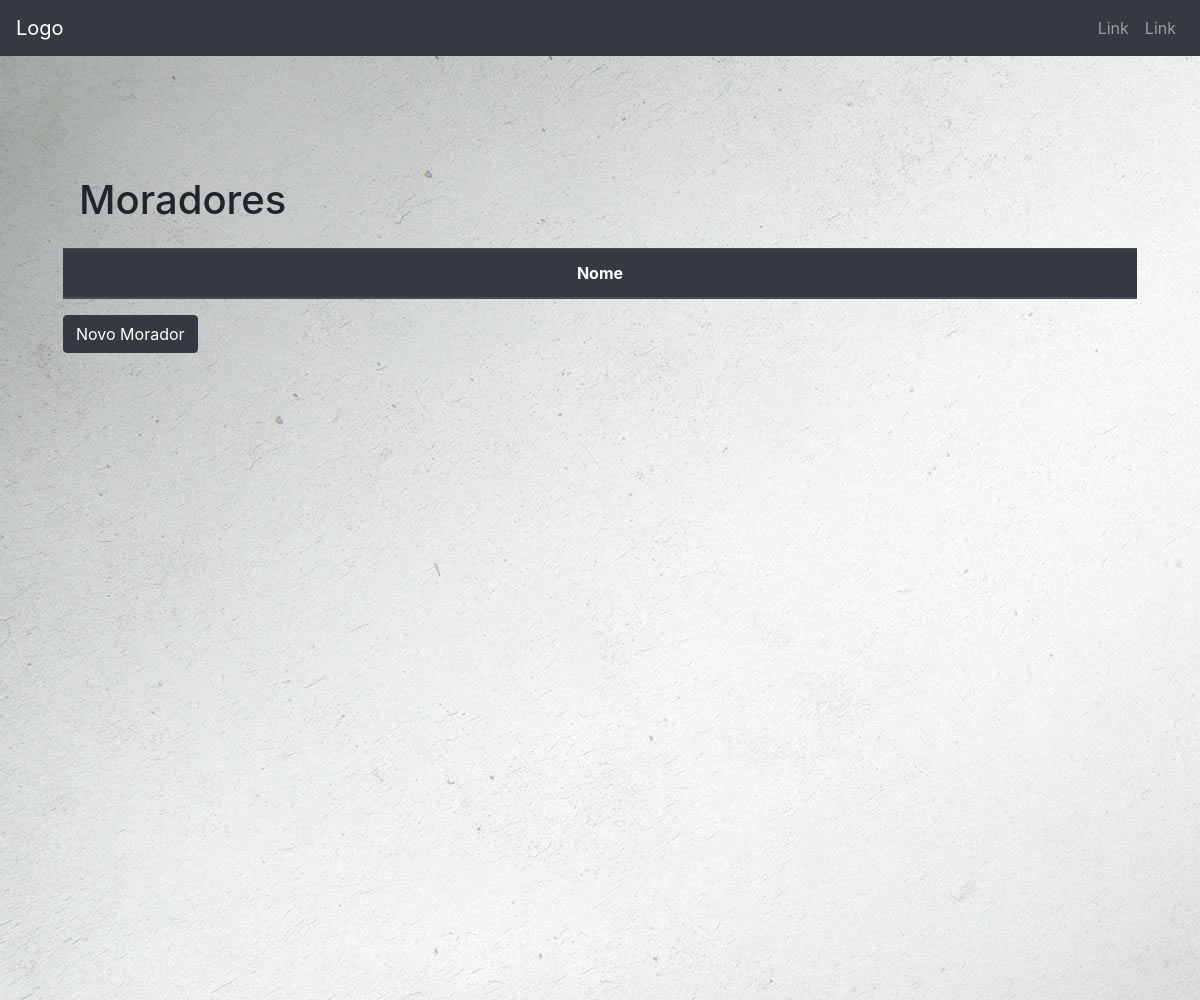
/moradores/, run on an earlier commit of the app's database.
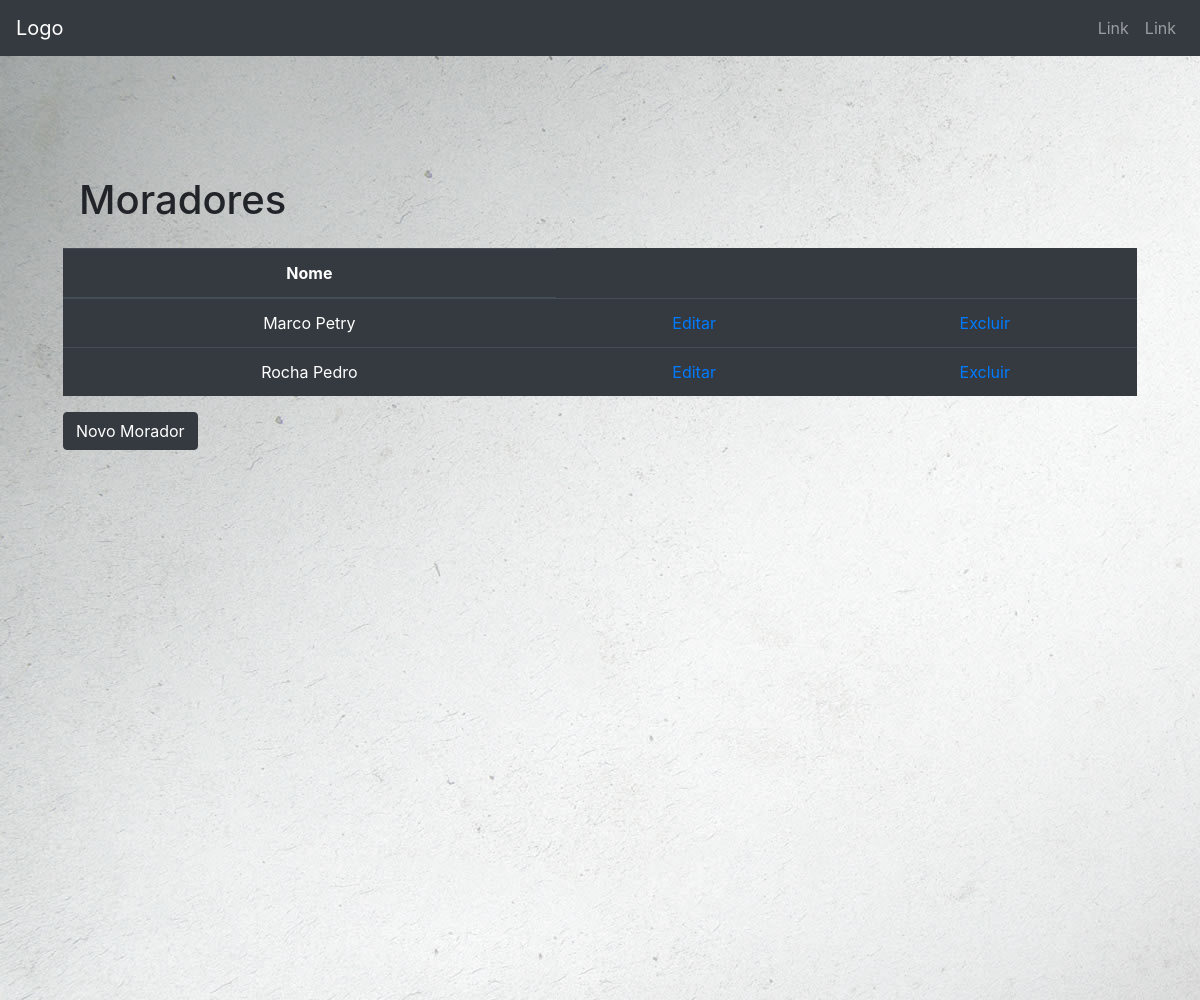
And on a later commit of the database.
### Dispensa/models.py (models this page shows, shortened)
class Morador(models.Model):
    nome = models.CharField(max_length=100)
    sobrenome = models.CharField(max_length=100)
    senha = models.CharField(max_length=30)

### Dispensa/views.py (the view)
# urls.py: path('moradores/', moradores, name='moradores'),
def moradores(request):
    morador = Morador.objects.all()
    return render(request, 'moradores.html', {'morador': morador})

### Dispensa/templates/moradores.html (shortened to what this page needs)
<!DOCTYPE html>
{% extends 'cabecalho.html' %}
{% load staticfiles %}
  {% load static %}
{% block content %}
<div class="container-fluid fundo lista">
    <div class="row">
        <div class="col-12 justify-content-around">
            <ul class="tabela">
                <h1 class="p-3">Moradores</h1>
                <table class="table table-dark table-hover text-center">
                    <thead>
                        <tr>
                            <th>Nome</th>
                        </tr>
                    </thead>
                    <tbody>
                        {% for morador in morador %}
                            <tr>
                                <td>{{ morador.nome }} {{  morador.sobrenome }}</td>
                                <td><a href="{% url 'alterar_dados' morador.id %}">Editar</a></td>
                                <td><a href="{% url 'delete_morador' morador.id %}">Excluir</a></td>
                            </tr>
                       {% endfor %}
                    </tbody>
                </table>
            </ul>
            <a class="m-5" href="{% url 'morador_form' %}">
                <button class="btn btn-dark" type="button">Novo Morador</button>
            </a>
        </div>
    </div>
</div>
{% endblock %}

What changed in the data, as far as the page shows it:
added Morador: nome "Marco", sobrenome "Petry"
added Morador: nome "Rocha", sobrenome "Pedro"
